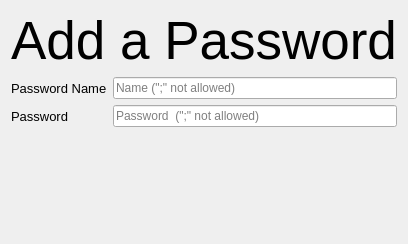
                  <widget class="QWidget" name="page_add_password">
                   <layout class="QVBoxLayout" name="verticalLayout_6">
                    <item>
                     <widget class="QLabel" name="label_2">
                      <property name="sizePolicy">
                       <sizepolicy hsizetype="Preferred" vsizetype="Fixed">
                        <horstretch>0</horstretch>
                        <verstretch>0</verstretch>
                       </sizepolicy>
                      </property>
                      <property name="font">
                       <font>
                        <family>Segoe UI</family>
                        <pointsize>40</pointsize>
                       </font>
                      </property>
                      <property name="text">
                       <string>Add a Password</string>
                      </property>
                      <property name="alignment">
                       <set>Qt::AlignCenter</set>
                      </property>
                     </widget>
                    </item>
                    <item>
                     <layout class="QGridLayout" name="gridLayout">
                      <item row="2" column="0">
                       <widget class="QPushButton" name="btn_password_add">
                        <property name="sizePolicy">
                         <sizepolicy hsizetype="Minimum" vsizetype="Fixed">
                          <horstretch>0</horstretch>
                          <verstretch>0</verstretch>
                         </sizepolicy>
                        </property>
                        <property name="minimumSize">
                         <size>
                          <width>0</width>
                          <height>15</height>
                         </size>
                        </property>
                        <property name="font">
                         <font>
                          <family>Segoe UI</family>
                         </font>
                        </property>
                        <property name="toolTip">
                         <string>&lt;html&gt;&lt;head/&gt;&lt;body&gt;&lt;p&gt;Add Password&lt;/p&gt;&lt;/body&gt;&lt;/html&gt;</string>
                        </property>
                        <property name="layoutDirection">
                         <enum>Qt::LeftToRight</enum>
                        </property>
                        <property name="styleSheet">
                         <string notr="true">QPushButton {
	background-image: url(:/16x16/icons/16x16/cil-check-alt.png);
	background-position: center;
	background-repeat: no-reperat;
	border: none;
	background-color: rgb(27, 29, 35, 0);
}
QPushButton:hover {
	background-color: rgb(33, 37, 43);
}
QPushButton:pressed {	
	background-color: rgb(85, 170, 255);
}</string>
                        </property>
                        <property name="text">
                         <string/>
                        </property>
                       </widget>
                      </item>
                      <item row="0" column="1">
                       <widget class="QLineEdit" name="txt_password_name">
                        <property name="font">
                         <font>
                          <family>Segoe UI</family>
                         </font>
                        </property>
                        <property name="toolTip">
                         <string>&lt;html&gt;&lt;head/&gt;&lt;body&gt;&lt;p&gt;';' not allowed&lt;/p&gt;&lt;/body&gt;&lt;/html&gt;</string>
                        </property>
                        <property name="styleSheet">
                         <string notr="true">border-color: rgb(220, 220, 220);</string>
                        </property>
                        <property name="placeholderText">
                         <string>Name (&quot;;&quot; not allowed)</string>
                        </property>
                       </widget>
                      </item>
                      <item row="1" column="1">
                       <widget class="QLineEdit" name="txt_password">
                        <property name="font">
                         <font>
                          <family>Segoe UI</family>
                         </font>
                        </property>
                        <property name="toolTip">
                         <string>&lt;html&gt;&lt;head/&gt;&lt;body&gt;&lt;p&gt;';' not allowed&lt;/p&gt;&lt;/body&gt;&lt;/html&gt;</string>
                        </property>
                        <property name="styleSheet">
                         <string notr="true">border-color: rgb(220, 220, 220);</string>
                        </property>
                        <property name="placeholderText">
                         <string>Password  (&quot;;&quot; not allowed)</string>
                        </property>
                       </widget>
                      </item>
                      <item row="2" column="1">
                       <layout class="QHBoxLayout" name="horizontalLayout_9">
                        <item>
                         <widget class="QPushButton" name="btn_password_abort">
                          <property name="sizePolicy">
                           <sizepolicy hsizetype="Minimum" vsizetype="Fixed">
                            <horstretch>0</horstretch>
                            <verstretch>0</verstretch>
                           </sizepolicy>
                          </property>
                          <property name="font">
                           <font>
                            <family>Segoe UI</family>
                           </font>
                          </property>
                          <property name="toolTip">
                           <string>&lt;html&gt;&lt;head/&gt;&lt;body&gt;&lt;p&gt;Clear Fields&lt;/p&gt;&lt;/body&gt;&lt;/html&gt;</string>
                          </property>
                          <property name="styleSheet">
                           <string notr="true">QPushButton {
	background-image: url(:/16x16/icons/16x16/cil-x.png);
	background-position: center;
	background-repeat: no-reperat;
	border: none;
	background-color: rgb(27, 29, 35, 0);
}
QPushButton:hover {
	background-color: rgb(33, 37, 43);
}
QPushButton:pressed {	
	background-color: rgb(85, 170, 255);
}</string>
                          </property>
                          <property name="text">
                           <string/>
                          </property>
                         </widget>
                        </item>
                        <item>
                         <spacer name="horizontalSpacer">
                          <property name="orientation">
                           <enum>Qt::Horizontal</enum>
                          </property>
                          <property name="sizeHint" stdset="0">
                           <size>
                            <width>40</width>
                            <height>20</height>
                           </size>
                          </property>
                         </spacer>
                        </item>
                       </layout>
                      </item>
                      <item row="1" column="0">
                       <widget class="QLabel" name="label_4">
                        <property name="font">
                         <font>
                          <family>Segoe UI</family>
                          <pointsize>10</pointsize>
                         </font>
                        </property>
                        <property name="text">
                         <string>Password</string>
                        </property>
                       </widget>
                      </item>
                      <item row="4" column="0">
                       <spacer name="verticalSpacer_2">
                        <property name="orientation">
                         <enum>Qt::Vertical</enum>
                        </property>
                        <property name="sizeType">
                         <enum>QSizePolicy::Fixed</enum>
                        </property>
                        <property name="sizeHint" stdset="0">
                         <size>
                          <width>20</width>
                          <height>40</height>
                         </size>
                        </property>
                       </spacer>
                      </item>
                      <item row="0" column="0">
                       <widget class="QLabel" name="label_3">
                        <property name="sizePolicy">
                         <sizepolicy hsizetype="Preferred" vsizetype="Preferred">
                          <horstretch>0</horstretch>
                          <verstretch>0</verstretch>
                         </sizepolicy>
                        </property>
                        <property name="font">
                         <font>
                          <family>Segoe UI</family>
                          <pointsize>10</pointsize>
                         </font>
                        </property>
                        <property name="text">
                         <string>Password Name</string>
                        </property>
                       </widget>
                      </item>
                      <item row="3" column="0">
                       <spacer name="verticalSpacer">
                        <property name="orientation">
                         <enum>Qt::Vertical</enum>
                        </property>
                        <property name="sizeType">
                         <enum>QSizePolicy::Fixed</enum>
                        </property>
                        <property name="sizeHint" stdset="0">
                         <size>
                          <width>20</width>
                          <height>40</height>
                         </size>
                        </property>
                       </spacer>
                      </item>
                     </layout>
                    </item>
                   </layout>
                  </widget>
